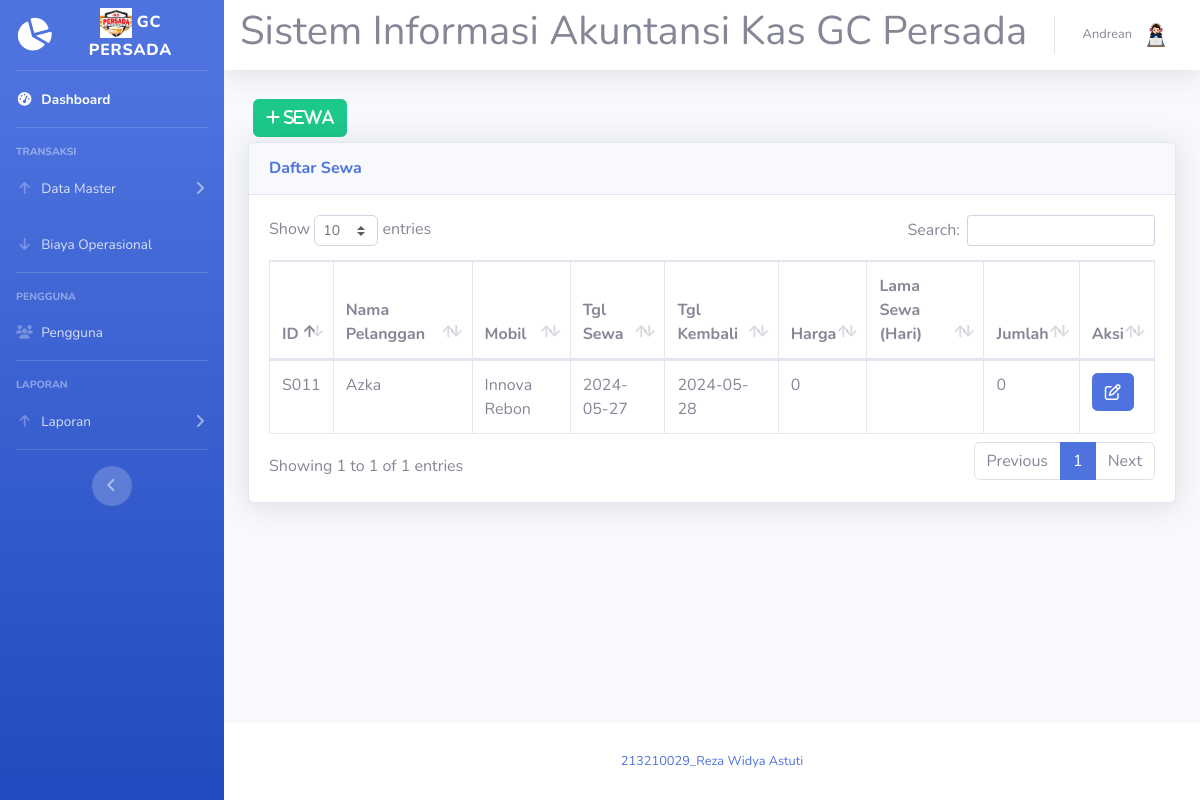
Page /sewa-kendaraan.php (signed in) on the committed database.
### tables this page shows
CREATE TABLE `sewa_kendaraan` (
  `id_sewa` varchar(4) NOT NULL,
  `tgl_sewa` date NOT NULL,
  `tgl_kembali` date NOT NULL,
  `id_mobil` varchar(4) NOT NULL,
  `no_pelanggan` varchar(4) NOT NULL,
  `lama_sewa` varchar(8) NOT NULL,
  `Total` int(11) NOT NULL
);

CREATE TABLE `pelanggan` (
  `no_pelanggan` varchar(4) NOT NULL,
  `nama` varchar(15) NOT NULL,
  `alamat` varchar(20) NOT NULL,
  `no_hp` int(13) NOT NULL
);

CREATE TABLE `mobil` (
  `id_mobil` varchar(4) NOT NULL,
  `nama` varchar(15) NOT NULL,
  `warna` varchar(10) NOT NULL,
  `no_polisi` varchar(10) NOT NULL,
  `jenis_sewa` varchar(15) NOT NULL,
  `jumlah_set` varchar(10) NOT NULL,
  `harga` int(11) NOT NULL,
  `id_merek` varchar(4) NOT NULL
);

### sewa-kendaraan.php (the view, shortened to what this page needs)
<?php
require 'koneksi.php';
function calculateTotal($harga, $lama_sewa) {
  if ($lama_sewa <= 24) {
      return $harga * 1;
  } else {
      $hari = floor($lama_sewa / 24);
      $jam = $lama_sewa % 24;
      return ($harga * $hari) + ($harga * $jam);
  }
}
?>
<!DOCTYPE html>
<html lang="en">
<head>
  <link href="vendor/fontawesome-free/css/all.min.css" rel="stylesheet" type="text/css">
  <link href="css/sb-admin-2.min.css" rel="stylesheet">
  <link href="vendor/datatables/dataTables.bootstrap4.min.css" rel="stylesheet">
</head>
<body id="page-top">
  <?php require 'sidebar.php'; ?>
  <div id="content">
    <?php require 'navbar.php'; ?>
    <div class="container-fluid">
      <button type="button" class="btn btn-success" style="margin:5px" data-toggle="modal" data-target="#myModalTambah"><i class="fa fa-plus"> Sewa</i></button><br>
      <div class="card shadow mb-4">
        <div class="card-header py-3">
          <h6 class="m-0 font-weight-bold text-primary">Daftar Sewa</h6>
        </div>
        <div class="card-body">
          <div class="table-responsive">
            <table class="table table-bordered" id="dataTable" width="100%" cellspacing="0">
              <thead>
                <tr>
                  <th>ID</th>
                  <th>Nama Pelanggan</th>
                  <th>Mobil</th>
                  <th>Tgl Sewa</th>
                  <th>Tgl Kembali</th>
                  <th>Harga</th>
                  <th>Lama Sewa (Hari)</th>
                  <th>Jumlah </th>
                  <th>Aksi</th>
                </tr>
              </thead>
              <tbody>
                <?php
                $query = mysqli_query($koneksi, "SELECT sewa_kendaraan.*, pelanggan.nama, mobil.nama AS nama_mobil, mobil.harga FROM sewa_kendaraan
                  JOIN pelanggan ON sewa_kendaraan.no_pelanggan = pelanggan.no_pelanggan
                  JOIN mobil ON mobil.id_mobil = sewa_kendaraan.id_mobil");
                while ($data = mysqli_fetch_assoc($query)) {
                  $jumlah_sewa = calculateTotal($data['harga'], $data['lama_sewa']);
                ?>
                  <tr>
                    <td><?= $data['id_sewa'] ?></td>
                    <td><?= $data['nama'] ?></td>
                    <td><?= $data['nama_mobil'] ?></td>
                    <td><?= $data['tgl_sewa'] ?></td>
                    <td><?= $data['tgl_kembali'] ?></td>
                    <td><?= $data['harga'] ?></td>
                    <td><?= $data['lama_sewa'] ?></td>
                    <td><?= $jumlah_sewa ?></td>
                    <td>
                      <a href="#" type="button" class="fa fa-edit btn btn-primary btn-md" data-toggle="modal" data-target="#myModal<?= $data['id_sewa']; ?>"></a>
                    </td>
                  </tr>
                <?php
                }
                ?>
              </tbody>
            </table>
          </div>
        </div>
      </div>
    </div>
  </div>
  <?php require 'footer.php'; ?>
  </div>
</body>
</html>

### rows in the picture
sewa_kendaraan: id_sewa "S011", pelanggan.nama "Azka", id_mobil.nama "Innova Rebon", tgl_sewa "2024-05-27", tgl_kembali "2024-05-28", id_mobil.harga "0"

### other values in the picture
$_SESSION['nama'] "Andrean"
